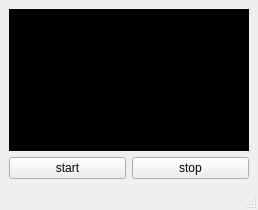
<?xml version="1.0" encoding="UTF-8"?>
<ui version="4.0">
 <class>MainWindow</class>
 <widget class="QMainWindow" name="MainWindow">
  <property name="geometry">
   <rect>
    <x>0</x>
    <y>0</y>
    <width>258</width>
    <height>210</height>
   </rect>
  </property>
  <property name="windowTitle">
   <string>MainWindow</string>
  </property>
  <widget class="QWidget" name="centralwidget">
   <layout class="QVBoxLayout" name="verticalLayout">
    <item>
     <widget class="QLabel" name="lblRedLed">
      <property name="sizePolicy">
       <sizepolicy hsizetype="Preferred" vsizetype="Expanding">
        <horstretch>0</horstretch>
        <verstretch>0</verstretch>
       </sizepolicy>
      </property>
      <property name="styleSheet">
       <string notr="true">background-color: rgb(0, 0, 0);</string>
      </property>
      <property name="text">
       <string/>
      </property>
     </widget>
    </item>
    <item>
     <layout class="QHBoxLayout" name="horizontalLayout">
      <item>
       <widget class="QPushButton" name="btnStart">
        <property name="text">
         <string>start</string>
        </property>
       </widget>
      </item>
      <item>
       <widget class="QPushButton" name="btnStop">
        <property name="text">
         <string>stop</string>
        </property>
       </widget>
      </item>
     </layout>
    </item>
   </layout>
  </widget>
  <widget class="QMenuBar" name="menubar">
   <property name="geometry">
    <rect>
     <x>0</x>
     <y>0</y>
     <width>258</width>
     <height>26</height>
    </rect>
   </property>
  </widget>
  <widget class="QStatusBar" name="statusbar"/>
 </widget>
 <resources/>
 <connections/>
</ui>
